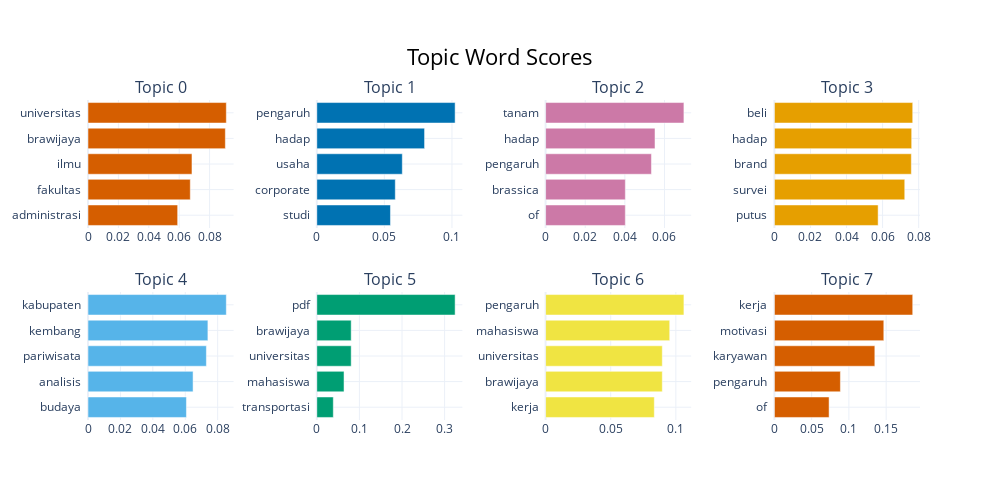

Notebook code for this chart:
### Code cell
model.visualize_barchart()

### Figure 1 — Plotly figure (JSON) as saved in the notebook; plotly's stock layout.template omitted (floating-point values rounded to 4 significant figures)
{"data": [{"marker": {"color": "#D55E00"}, "orientation": "h", "type": "bar", "x": [0.05899, 0.06731, 0.06841, 0.09037, 0.09101], "xaxis": "x", "y": ["administrasi  ", "fakultas  ", "ilmu  ", "brawijaya  ", "universitas  "], "yaxis": "y"}, {"marker": {"color": "#0072B2"}, "orientation": "h", "type": "bar", "x": [0.0545, 0.05808, 0.06327, 0.07974, 0.1024], "xaxis": "x2", "y": ["studi  ", "corporate  ", "usaha  ", "hadap  ", "pengaruh  "], "yaxis": "y2"}, {"marker": {"color": "#CC79A7"}, "orientation": "h", "type": "bar", "x": [0.04023, 0.04025, 0.05342, 0.05522, 0.06982], "xaxis": "x3", "y": ["of  ", "brassica  ", "pengaruh  ", "hadap  ", "tanam  "], "yaxis": "y3"}, {"marker": {"color": "#E69F00"}, "orientation": "h", "type": "bar", "x": [0.05752, 0.07229, 0.07594, 0.07613, 0.07671], "xaxis": "x4", "y": ["putus  ", "survei  ", "brand  ", "hadap  ", "beli  "], "yaxis": "y4"}, {"marker": {"color": "#56B4E9"}, "orientation": "h", "type": "bar", "x": [0.06073, 0.06483, 0.07304, 0.07398, 0.08534], "xaxis": "x5", "y": ["budaya  ", "analisis  ", "pariwisata  ", "kembang  ", "kabupaten  "], "yaxis": "y5"}, {"marker": {"color": "#009E73"}, "orientation": "h", "type": "bar", "x": [0.03873, 0.06391, 0.08073, 0.08073, 0.3247], "xaxis": "x6", "y": ["transportasi  ", "mahasiswa  ", "universitas  ", "brawijaya  ", "pdf  "], "yaxis": "y6"}, {"marker": {"color": "#F0E442"}, "orientation": "h", "type": "bar", "x": [0.08345, 0.08958, 0.08958, 0.09528, 0.1062], "xaxis": "x7", "y": ["kerja  ", "brawijaya  ", "universitas  ", "mahasiswa  ", "pengaruh  "], "yaxis": "y7"}, {"marker": {"color": "#D55E00"}, "orientation": "h", "type": "bar", "x": [0.0734, 0.08861, 0.1348, 0.1469, 0.1857], "xaxis": "x8", "y": ["of  ", "pengaruh  ", "karyawan  ", "motivasi  ", "kerja  "], "yaxis": "y8"}], "layout": {"annotations": [{"font": {"size": 16}, "showarrow": false, "text": "Topic 0", "x": 0.0875, "xanchor": "center", "xref": "paper", "y": 1, "yanchor": "bottom", "yref": "paper"}, {"font": {"size": 16}, "showarrow": false, "text": "Topic 1", "x": 0.3625, "xanchor": "center", "xref": "paper", "y": 1, "yanchor": "bottom", "yref": "paper"}, {"font": {"size": 16}, "showarrow": false, "text": "Topic 2", "x": 0.6375, "xanchor": "center", "xref": "paper", "y": 1, "yanchor": "bottom", "yref": "paper"}, {"font": {"size": 16}, "showarrow": false, "text": "Topic 3", "x": 0.9125, "xanchor": "center", "xref": "paper", "y": 1, "yanchor": "bottom", "yref": "paper"}, {"font": {"size": 16}, "showarrow": false, "text": "Topic 4", "x": 0.0875, "xanchor": "center", "xref": "paper", "y": 0.4, "yanchor": "bottom", "yref": "paper"}, {"font": {"size": 16}, "showarrow": false, "text": "Topic 5", "x": 0.3625, "xanchor": "center", "xref": "paper", "y": 0.4, "yanchor": "bottom", "yref": "paper"}, {"font": {"size": 16}, "showarrow": false, "text": "Topic 6", "x": 0.6375, "xanchor": "center", "xref": "paper", "y": 0.4, "yanchor": "bottom", "yref": "paper"}, {"font": {"size": 16}, "showarrow": false, "text": "Topic 7", "x": 0.9125, "xanchor": "center", "xref": "paper", "y": 0.4, "yanchor": "bottom", "yref": "paper"}], "height": 500, "hoverlabel": {"bgcolor": "white", "font": {"family": "Rockwell", "size": 16}}, "showlegend": false, "title": {"font": {"color": "Black", "size": 22}, "text": "Topic Word Scores", "x": 0.5, "xanchor": "center", "yanchor": "top"}, "width": 1000, "xaxis": {"anchor": "y", "domain": [0, 0.175], "showgrid": true}, "xaxis2": {"anchor": "y2", "domain": [0.275, 0.45], "showgrid": true}, "xaxis3": {"anchor": "y3", "domain": [0.55, 0.725], "showgrid": true}, "xaxis4": {"anchor": "y4", "domain": [0.825, 1], "showgrid": true}, "xaxis5": {"anchor": "y5", "domain": [0, 0.175], "showgrid": true}, "xaxis6": {"anchor": "y6", "domain": [0.275, 0.45], "showgrid": true}, "xaxis7": {"anchor": "y7", "domain": [0.55, 0.725], "showgrid": true}, "xaxis8": {"anchor": "y8", "domain": [0.825, 1], "showgrid": true}, "yaxis": {"anchor": "x", "domain": [0.6, 1], "showgrid": true}, "yaxis2": {"anchor": "x2", "domain": [0.6, 1], "showgrid": true}, "yaxis3": {"anchor": "x3", "domain": [0.6, 1], "showgrid": true}, "yaxis4": {"anchor": "x4", "domain": [0.6, 1], "showgrid": true}, "yaxis5": {"anchor": "x5", "domain": [0, 0.4], "showgrid": true}, "yaxis6": {"anchor": "x6", "domain": [0, 0.4], "showgrid": true}, "yaxis7": {"anchor": "x7", "domain": [0, 0.4], "showgrid": true}, "yaxis8": {"anchor": "x8", "domain": [0, 0.4], "showgrid": true}}}
